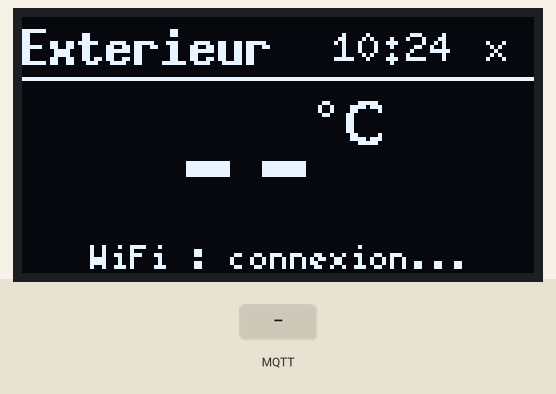
Simulated run of this program. Board: ESP8266 (NodeMCU). Shown: 128×64 one-colour display. The inputs (shaded band) are chosen by the test bench. WiFi joins after 1.5 s; servers stay silent unless stated; the local clock reads 2024-03-15 10:24:30 at power-on unless the program sets it; no MQTT or app messages arrive unless stated; not simulated (calls return 0 or success): credentials.h; names the files do not define were given values by the test bench: MQTT_PORT = 1883; what the program prints to the serial monitor is not drawn.

Above: at 0.1 s.
At 2.6 s:
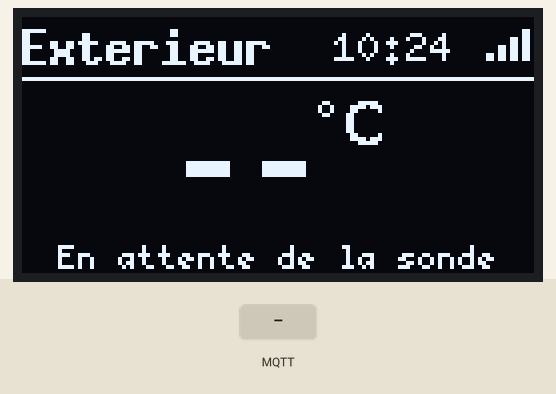
2.7 s: MQTT message "1" arrives on the first subscribed topic
At 31.2 s:
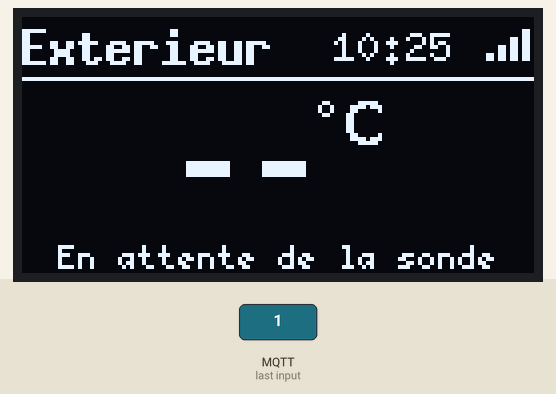
Timing chart, 0 to 31.5 s (numbered marks = the images above; inputs shaded):
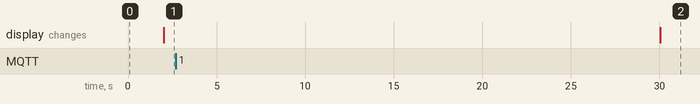

The program:

main.cpp
```cpp
/*
 * Outdoor_Temp - HW-364B
 *
 * Afficheur de la temperature exterieure : la sonde Zigbee du jardin
 * (Sonoff SNZB-02LD) est lue sur MQTT via Zigbee2MQTT, et affichee en gros
 * sur l'OLED, avec l'heure NTP et l'age de la mesure.
 *
 * Pins OLED sur HW-364B (I2C logiciel) :
 *   SDA -> GPIO14 (D5)
 *   SCL -> GPIO12 (D6)
 *
 * Board: NodeMCU 1.0 (ESP-12E Module)
 * FQBN: esp8266:esp8266:nodemcuv2 (projet PlatformIO, env hw364b)
 *
 * @dependencies U8g2, PubSubClient, ArduinoJson
 */

#include <Arduino.h>
#include <ESP8266WiFi.h>
#include <PubSubClient.h>
#include <U8g2lib.h>
#include <time.h>

#include "credentials.h"
#include "outdoor_logic.h"

// Compte MQTT dedie si credentials.h le definit, sinon le compte commun.
#ifdef AFFICHEUR_MQTT_SERVER
#define OT_MQTT_SERVER AFFICHEUR_MQTT_SERVER
#else
#define OT_MQTT_SERVER MQTT_SERVER
#endif
#ifdef AFFICHEUR_MQTT_USER
#define OT_MQTT_USER AFFICHEUR_MQTT_USER
#define OT_MQTT_PASS AFFICHEUR_MQTT_PASS
#else
#define OT_MQTT_USER MQTT_USER
#define OT_MQTT_PASS MQTT_PASS
#endif

namespace {

const char *TOPIC_TEMP = "zigbee2mqtt/temperature_exterieure";
const char *TOPIC_AVAILABILITY = "zigbee2mqtt/temperature_exterieure/availability";
const char *TIMEZONE = "CET-1CEST,M3.5.0,M10.5.0/3";  // Europe/Paris

const int SCREEN_W = 128;
const int YELLOW_H = 16;                            // bande jaune de l'ecran
const uint32_t DISPLAY_PERIOD_MS = 1000;
const uint32_t MQTT_RETRY_MS = 5000;
const uint32_t PIXEL_SHIFT_PERIOD_MS = 10UL * 60UL * 1000UL;  // anti-marquage OLED
const uint32_t STALE_MS = 60UL * 60UL * 1000UL;   // perimee apres 1 h sans message

U8G2_SSD1306_128X64_NONAME_F_SW_I2C u8g2(U8G2_R0, /* SCL */ 12, /* SDA */ 14, U8X8_PIN_NONE);
WiFiClient wifiClient;
PubSubClient mqtt(wifiClient);
outdoor::SensorState sensor(STALE_MS);

uint32_t lastDisplayMs = 0;
uint32_t lastMqttAttemptMs = 0;
bool lastMqttAttemptDone = false;

// Signature imposee par PubSubClient (MQTT_CALLBACK_SIGNATURE) : pas de const.
// cppcheck-suppress [constParameterCallback, constParameterPointer, constParameter]
void onMqttMessage(char *topic, byte *payload, unsigned int length) {
    const char *data = reinterpret_cast<const char *>(payload);
    if (strcmp(topic, TOPIC_TEMP) == 0) {
        float celsius;
        if (outdoor::parseTemperature(data, length, celsius)) {
            sensor.onTemperature(outdoor::toTenths(celsius), millis());
            Serial.printf("Temperature : %.1f C\n", celsius);
        } else {
            Serial.printf("Message sonde ignore (%u octets)\n", length);
        }
    } else if (strcmp(topic, TOPIC_AVAILABILITY) == 0) {
        bool online;
        if (outdoor::parseAvailability(data, length, online)) {
            sensor.onAvailability(online);
            Serial.printf("Sonde %s\n", online ? "en ligne" : "hors ligne");
        }
    }
}

void connectMqtt() {
    char clientId[24];
    snprintf(clientId, sizeof clientId, "afficheur-%06x", ESP.getChipId());
    Serial.printf("MQTT %s... ", OT_MQTT_SERVER);
    if (!mqtt.connect(clientId, OT_MQTT_USER, OT_MQTT_PASS)) {
        Serial.printf("echec (rc=%d)\n", mqtt.state());
        return;
    }
    Serial.println("OK");
    // Avant l'abonnement : le message retenu arrive juste apres.
    sensor.onSubscribed(millis());
    mqtt.subscribe(TOPIC_TEMP);
    mqtt.subscribe(TOPIC_AVAILABILITY);
}

void maintainMqtt() {
    if (mqtt.connected()) {
        mqtt.loop();
        return;
    }
    if (WiFi.status() != WL_CONNECTED) {
        return;
    }
    const uint32_t now = millis();
    if (!lastMqttAttemptDone || now - lastMqttAttemptMs >= MQTT_RETRY_MS) {
        lastMqttAttemptDone = true;
        lastMqttAttemptMs = now;
        connectMqtt();
    }
}

void drawWifiBars(int x, int baseline) {
    const int rssi = WiFi.RSSI();
    const int bars = (rssi > -55) ? 4 : (rssi > -65) ? 3 : (rssi > -75) ? 2 : 1;
    for (int i = 0; i < 4; i++) {
        const int h = 2 + i * 2;
        if (i < bars) {
            u8g2.drawBox(x + i * 3, baseline - h, 2, h);
        } else {
            u8g2.drawFrame(x + i * 3, baseline - h, 2, h);
        }
    }
}

void drawHeader() {
    u8g2.setFont(u8g2_font_7x13B_tr);
    u8g2.drawStr(0, 12, "Exterieur");

    char clock[6] = "--:--";
    const time_t now = time(nullptr);
    if (now > 1700000000) {  // heure NTP recue
        struct tm local;
        localtime_r(&now, &local);
        strftime(clock, sizeof clock, "%H:%M", &local);
    }
    u8g2.setFont(u8g2_font_6x10_tr);
    u8g2.drawStr(78, 11, clock);

    if (WiFi.status() == WL_CONNECTED) {
        drawWifiBars(116, 11);
    } else {
        u8g2.drawStr(116, 11, "x");
    }
}

// Temperature en gros, centree, decalee de quelques pixels selon shift.
void drawTemperature(int shift) {
    char value[8] = "--";
    if (sensor.hasValue()) {
        outdoor::formatTenths(sensor.tenths(), value, sizeof value);
    }
    u8g2.setFont(u8g2_font_logisoso28_tn);
    const int valueW = u8g2.getStrWidth(value);
    u8g2.setFont(u8g2_font_helvB10_tf);
    const int unitW = u8g2.getStrWidth("C") + 7;  // degre + C
    const int x = (SCREEN_W - valueW - unitW - 2) / 2 + shift;

    u8g2.setFont(u8g2_font_logisoso28_tn);
    u8g2.drawStr(x, 49, value);
    u8g2.setFont(u8g2_font_helvB10_tf);
    u8g2.drawGlyph(x + valueW + 2, 32, 0xB0);  // signe degre (Latin-1)
    u8g2.drawStr(x + valueW + 9, 32, "C");
}

void drawFooter(uint32_t now) {
    char text[28];
    bool alert = false;
    if (WiFi.status() != WL_CONNECTED) {
        snprintf(text, sizeof text, "WiFi : connexion...");
    } else if (!mqtt.connected()) {
        snprintf(text, sizeof text, "MQTT : connexion...");
    } else {
        switch (sensor.status(now)) {
            case outdoor::Status::NoData:
                snprintf(text, sizeof text, "En attente de la sonde");
                break;
            case outdoor::Status::Fresh:
                outdoor::formatAge(sensor.ageMs(now), text, sizeof text);
                break;
            case outdoor::Status::AgeUnknown:
                snprintf(text, sizeof text, "Derniere valeur connue");
                break;
            case outdoor::Status::Stale: {
                char age[20];
                outdoor::formatAge(sensor.ageMs(now), age, sizeof age);
                snprintf(text, sizeof text, "Perimee (%s)", age);
                alert = true;
                break;
            }
            case outdoor::Status::Offline:
                snprintf(text, sizeof text, "Sonde hors ligne");
                alert = true;
                break;
        }
    }

    u8g2.setFont(u8g2_font_5x7_tr);
    const int w = u8g2.getStrWidth(text);
    const int x = (SCREEN_W - w) / 2;
    if (alert) {  // texte en video inverse pour attirer l'oeil
        u8g2.drawBox(x - 2, 55, w + 4, 9);
        u8g2.setDrawColor(0);
        u8g2.drawStr(x, 63, text);
        u8g2.setDrawColor(1);
    } else {
        u8g2.drawStr(x, 63, text);
    }
}

void updateDisplay() {
    const uint32_t now = millis();
    // Decalage horizontal lent (0, 1, 2, 1, 0, -1, -2, -1) contre le marquage.
    static const int SHIFTS[] = {0, 1, 2, 1, 0, -1, -2, -1};
    const int shift = SHIFTS[(now / PIXEL_SHIFT_PERIOD_MS) % 8];

    u8g2.clearBuffer();
    drawHeader();
    u8g2.drawHLine(0, YELLOW_H - 1, SCREEN_W);
    drawTemperature(shift);
    drawFooter(now);
    u8g2.sendBuffer();
}

}  // namespace

void setup() {
    Serial.begin(115200);
    Serial.println("\n\nOutdoor_Temp - HW-364B");

    u8g2.begin();
    updateDisplay();

    WiFi.persistent(false);
    WiFi.mode(WIFI_STA);
    WiFi.setAutoReconnect(true);
    WiFi.begin(WIFI_SSID, WIFI_PASSWORD);  // non bloquant : l'affichage tourne
    configTime(TIMEZONE, "pool.ntp.org", "time.google.com");

    mqtt.setServer(OT_MQTT_SERVER, MQTT_PORT);
    // Le message Zigbee2MQTT fait ~450 octets (bloc "update") : au-dela des
    // 256 octets par defaut, PubSubClient le jetterait sans rien dire.
    mqtt.setBufferSize(1024);
    mqtt.setCallback(onMqttMessage);
}

void loop() {
    maintainMqtt();
    const uint32_t now = millis();
    if (now - lastDisplayMs >= DISPLAY_PERIOD_MS) {
        lastDisplayMs = now;
        updateDisplay();
    }
}
```
